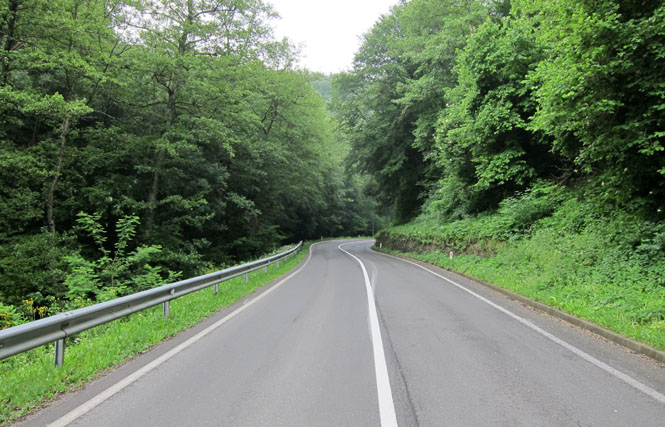
#> input picture Python/roads/road_11.bmp, 665 x 427 px
$ python road.py
#> lines starting #> are read from the running program, lines starting #| are printed output that depends on the picture

# importing cv2
import cv2

# path
path = 'road_11.bmp'

# Reading an image in default mode
image = cv2.imread(path)
#> image is the input picture: shape (427, 665, 3); mean B, G, R 97.7, 125.8, 108

# Window name in which image is displayed
window_name = 'image'

# Using cv2.imshow() method
# Displaying the image
gray_image = cv2.cvtColor(image, cv2.COLOR_BGR2GRAY)
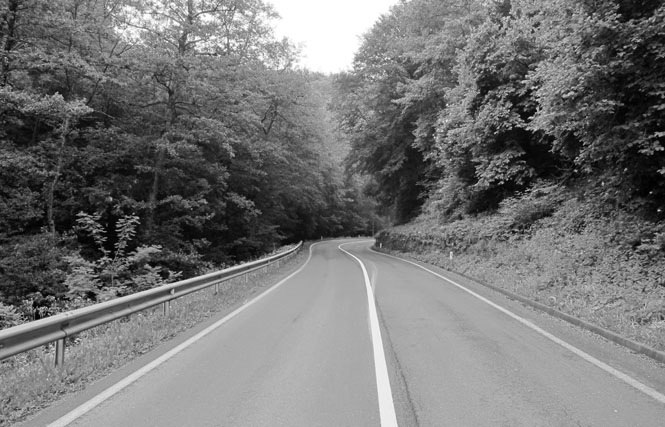
#> gray_image: shape (427, 665); min 0, max 255, mean 117.3
print(gray_image.shape)
#| (427, 665)
#cv2.imshow(window_name, gray_image)
cv2.imwrite('grayroad.bmp', gray_image)
# waits for user to press any key
# (this is necessary to avoid Python kernel form crashing)
#cv2.waitKey(0)

# closing all open windows
cv2.destroyAllWindows()

$ run again, with Python/roads/road_10.bmp copied over Python/roads/road_11.bmp
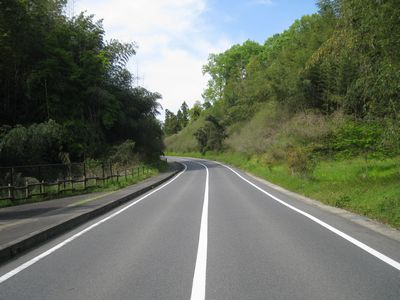
#> input picture Python/roads/road_10.bmp, 400 x 300 px
#> image is the input picture: shape (300, 400, 3); mean B, G, R 98.5, 113.2, 106.3
#> `gray_image = cv2.cvtColor(image, cv2.COLOR_BGR2GRAY)`:
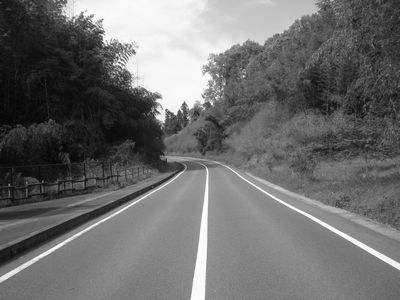
#> gray_image: shape (300, 400); min 1, max 255, mean 109.4
#| (300, 400)

$ run again, with Python/roads/road_5.bmp copied over Python/roads/road_11.bmp
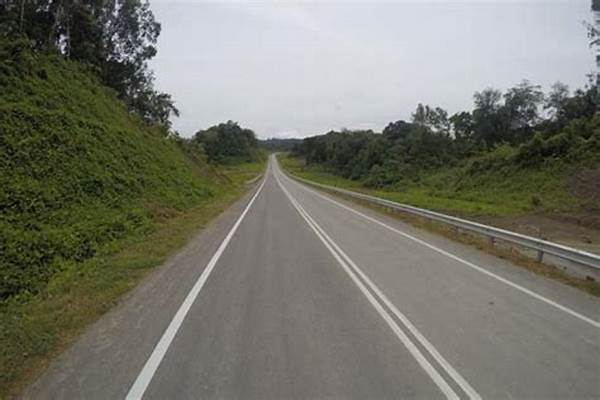
#> input picture Python/roads/road_5.bmp, 600 x 400 px
#> image is the input picture: shape (400, 600, 3); mean B, G, R 107.1, 118.3, 118.1
#> `gray_image = cv2.cvtColor(image, cv2.COLOR_BGR2GRAY)`:
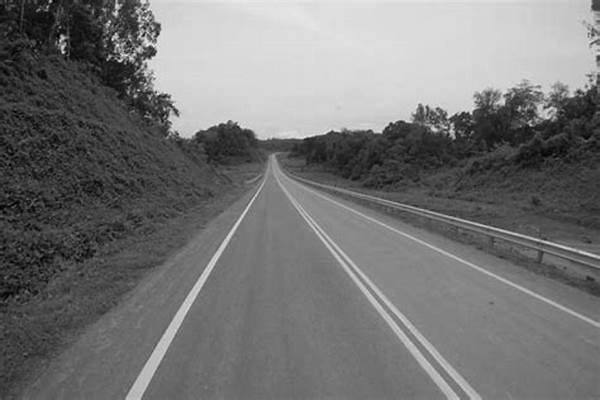
#> gray_image: shape (400, 600); min 0, max 247, mean 116.9
#| (400, 600)

$ run again, with Python/roads/road_8.bmp copied over Python/roads/road_11.bmp
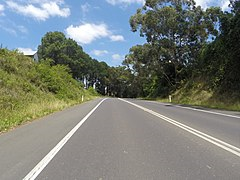
#> input picture Python/roads/road_8.bmp, 240 x 180 px
#> image is the input picture: shape (180, 240, 3); mean B, G, R 120.5, 127.1, 121.6
#> `gray_image = cv2.cvtColor(image, cv2.COLOR_BGR2GRAY)`:
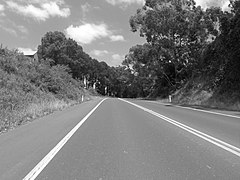
#> gray_image: shape (180, 240); min 0, max 255, mean 124.7
#| (180, 240)
